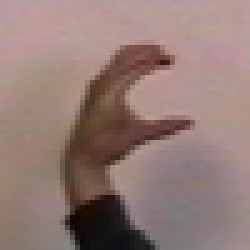
#> input picture Chapter9/C-uniform03.ppm, 50 x 50 px (shown 5 times larger)
$ python 92.py
#> lines starting #> are read from the running program, lines starting #| are printed output that depends on the picture
#> further down, im is the input picture: shape (50, 50, 3); mean R, G, B 147.1, 123.4, 118.3
### Chapter9/ncut.py
import numpy as np

def ncut_graph_matrix(im, sigma_d=1e9, sigma_g=1e-2):
    """ Create matrix for normalize cut. The parameters are
        the weights for pixel distance and pixel similarity. """
#> called with sigma_d = 1, sigma_g = 0.01
    m, n = im.shape[:2]
#> m = 50; n = 50
    N = m*n
#> N = 2500

    # normalize and create feature vector of RGB or grayscale
    if len(im.shape) == 3:
        for i in range(3):
            im[:,:,i] = im[:, :, i] / im[:, :, i].max()
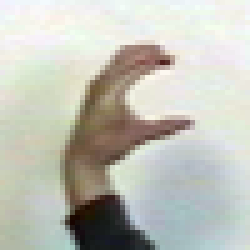
#> im: shape (50, 50, 3) float32 (shown 5 times larger); mean R, G, B 0.758, 0.762, 0.726
        vim = im.reshape((-1, 3))
#> vim = 2500 rows, first 8: [0.959, 0.944, 0.994], [0.938, 0.957, 0.994], [0.943, 0.963, 1], [0.943, 0.969, 0.982], [0.943, 0.969, 0.982], [0.943, 0.969, 0.982], [0.943, 0.969, 0.982], [0.943, 0.969, 0.982]
    else:
        im = im / im.max()
        vim = im.flatten()

    # x, y coordinates for distance computation
    xx, yy = np.meshgrid(range(n), range(m))
    x, y = xx.flatten(), yy.flatten()
#> y = 2500 values from 0 to 49
    # print(xx)
    # print(yy)

    # create matrix with edge weights
    W = np.zeros((N, N), 'f')
    for i in range(N):
        for j in range(i, N):
            d = (x[i]-x[j])**2 + (y[i]-y[j])**2
            W[i, j] = W[j, i] = np.exp(-1.0*np.sum((vim[i]-vim[j])**2) / sigma_g) * np.exp(-d/sigma_d)
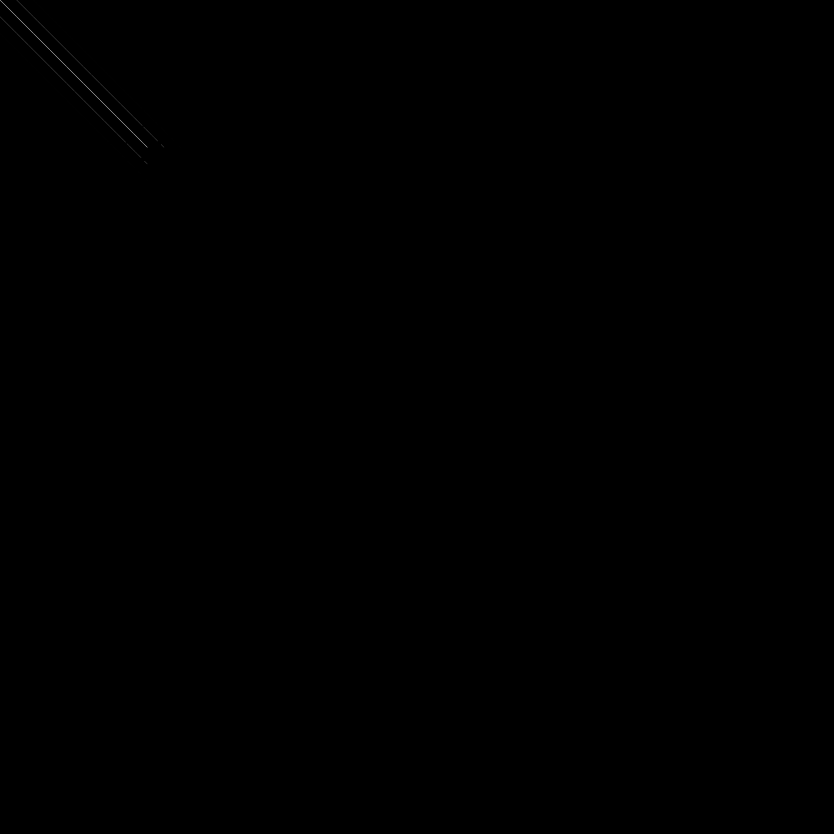
#> W: shape (2500, 2500) float32 (shown at 1/3 size); min 0, max 1, mean 0.000204

    return W

### Chapter9/92.py
from scipy.cluster.vq import *
import numpy as np
from scipy.spatial import distance

def cluster(S, k, ndim):
    """ Spectral clustering from a similarity matrix. """

    # check for symmetry
    if np.sum(np.abs(S - S.T)) > 1e-10:
        print('not symmetric')

    # create Laplacian matrix
    rowsum = np.sum(np.abs(S), axis=0)
    D = np.diag(1 / np.sqrt(rowsum + 1e-6))
    L = np.dot(D, np.dot(S, D))

    # compute eigenvectors of L
    U, sigma, V = np.linalg.svd(L)

    # create feature vector from ndim first eigenvectors
    # by stacking eigenvectors as columns
    features = np.array(V[:ndim]).T

    # k-means
    features = whiten(features)
    centroids, distortion = kmeans(features, k)
    code, distance = vq(features, centroids)

    return code, V

import ncut
import cv2
from PIL import Image
from pylab import *

im = np.array(Image.open('C-uniform03.ppm'))
m, n = im.shape[:2]

# resize image to (wid, wid)
wid = 50
rim = cv2.resize(im, (wid, wid), interpolation=cv2.INTER_LINEAR)
rim = np.array(rim, 'f')

# create normalized cut matrix
#> (the run stopped early here; a loop or call above may not have finished)
